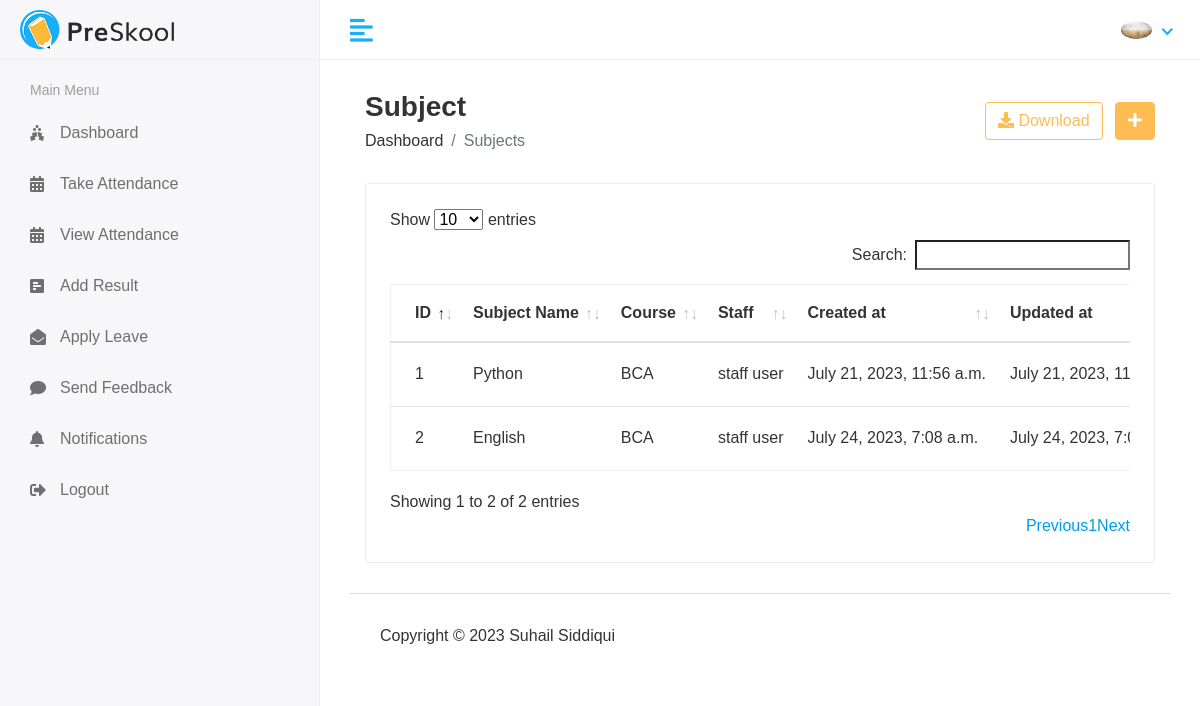
/Hod/subject/view (signed in), run on the app's committed database.
### student_management_app/models.py (models this page shows, shortened)
class CustomUser(AbstractUser):
    HOD = '1'
    STAFF = '2'
    STUDENT = '3'
    EMAIL_TO_USER_TYPE_MAP = {
        'hod': HOD,
        'staff': STAFF,
        'student': STUDENT
    }
    user_type_data = ((1, "HOD"), (2, "Staff"), (3, "Student"))
    user_type = models.CharField(default=1, choices=user_type_data, max_length=10)
    profile_pic = models.ImageField(upload_to='media/profile_pic')

class Subject(models.Model):
    name = models.CharField(max_length=100)
    course = models.ForeignKey(Course, on_delete=models.CASCADE)
    staff = models.ForeignKey(Staff, on_delete=models.CASCADE)
    created_at = models.DateTimeField(auto_now_add=True, null=True , blank=False)
    updated_at = models.DateTimeField(auto_now=True)

class Course(models.Model):
    name = models.CharField(max_length=100)
    created_at = models.DateTimeField(auto_now_add=True)
    updates_at = models.DateTimeField(auto_now=True)
    def __str__(self):
        return self.name

class Staff(models.Model):
    admin = models.OneToOneField(CustomUser,on_delete=models.CASCADE)
    address =models.TextField()
    gender = models.CharField(max_length=100)
    created_at = models.DateTimeField(auto_now_add=True)
    updated_at = models.DateTimeField(auto_now = True)

### student_management_app/Hodviews.py (the view)
# urls.py: path('Hod/subject/view',Hodviews.view_subject, name='view_subject'),
@login_required(login_url='/')
def view_subject(request):
    subject = Subject.objects.all()
    context = {
        'subject': subject,
    }
    return render(request, 'Hod/view_subject.html',context)

### Templates/Hod/view_subject.html (shortened to what this page needs)
{% extends "base_hod.html" %}
{% block content %}
<div class="content container-fluid">
    <div class="page-header">
       <div class="row align-items-center">
          <div class="col">
             <h3 class="page-title">Subject</h3>
             <ul class="breadcrumb">
                <li class="breadcrumb-item"><a href="#">Dashboard</a></li>
                <li class="breadcrumb-item active">Subjects</li>
             </ul>
          </div>
          <div class="col-auto text-right float-right ml-auto">
             <a href="#" class="btn btn-outline-primary mr-2"><i class="fas fa-download"></i> Download</a>
             <a href="{% url 'add_subject'%}" class="btn btn-primary"><i class="fas fa-plus"></i></a>
          </div>
       </div>
    </div>
    <div class="row">
       <div class="col-sm-12">
          <div class="card card-table">
             <div class="card-body">
                <div class="table-responsive">
                   <table id = "table_id" class="table table-hover table-center mb-0">
                      <thead>
                         <tr>
                            <th>ID</th>
                            <th>Subject Name</th>
                            <th>Course</th>
                            <th>Staff</th>
                            <th>Created at</th>
                            <th>Updated at</th>
                         </tr>
                      </thead>
                      <tbody>
                        {% for i in subject %}
                         <tr>
                            <td>{{i.id}}</td>
                            <td>{{i.name}}</td>
                            <td>{{i.course}}</td>
                            <td>{{i.staff.admin.first_name}} {{i.staff.admin.last_name}}</td>
                            <td>{{i.created_at}}</td>
                            <td>{{i.updated_at}}</td>
                         </tr>
                         {% endfor %}
                      </tbody>
                   </table>
                </div>
             </div>
          </div>
       </div>
    </div>
 </div>
{% endblock content %}

### Templates/base_hod.html (shortened to what this page needs)
<!DOCTYPE html>
<html lang="en">
   {% load static %}
   {% load active_link_tags %}
   <head>
      <link rel="stylesheet" href="{% static 'assets/plugins/bootstrap/css/bootstrap.min.css' %}">
      <link rel="stylesheet" href="{% static 'assets/plugins/fontawesome/css/fontawesome.min.css' %}">
      <link rel="stylesheet" href="{% static 'assets/plugins/fontawesome/css/all.min.css' %}">
      <link rel="stylesheet" href="{% static 'assets/css/style.css' %}">
       <link rel="stylesheet" href="{% static 'assets/plugins/datatables/datatables.min.css' %}">
   </head>
   <body>
      <div class="main-wrapper">
         <div class="header">
            <div class="header-left">
               <a href="index.html" class="logo">
               <img src="{% static 'assets/img/logo.png' %}" alt="Logo">
               </a>
            </div>
             <a href="#" id="toggle_btn">
             <i class="fas fa-align-left"></i>
             </a>
             <ul class="nav user-menu">
                <li class="nav-item dropdown has-arrow">
                   <a href="#" class="dropdown-toggle nav-link" data-toggle="dropdown">
                     {% if user.profile_pic == "" %}
                     <span class="user-img"><img class="rounded-circle" src="{% static 'assets/img/login.jpg' %}"  width="31"></span>
                     {% else %}
                   <span class="user-img"><img class="rounded-circle" src="/{{user.profile_pic}}"  width="31"></span>
                     {% endif %}
                   </a>
                </li>
             </ul>
         </div>
         <div class="sidebar" id="sidebar">
            <div class="sidebar-inner slimscroll">
               <div id="sidebar-menu" class="sidebar-menu">
                  {% if user.user_type == '1' %}
                  <ul>
                     <li class="menu-title">
                        <span>Main Menu</span>
                     </li>
                     <li class="{% active_link 'hod_home' 'active' %}">
                       <a href="{% url 'hod_home' %}"><i class="fas fa-user-graduate"></i> <span>Dashboard</span></a>
                     </li>
                     <li class="submenu {% active_link 'view_student' 'active' %} {% active_link 'add_student' 'active' %}">
                        <a href="#"><i class="fas fa-user-graduate"></i> <span>Students</span> <span class="menu-arrow"></span></a>
                        <ul>
                           <li><a href="{% url 'view_student' %}">View Student</a></li>
                           <li><a href="{% url 'add_student'%}">Add Student</a></li>
                        </ul>
                     </li>
                     <li class="submenu {% active_link 'view_staff' 'active' %} {% active_link 'add_staff' 'active' %}">
                        <a href="#"><i class="fas fa-chalkboard-teacher"></i> <span> Staff</span> <span class="menu-arrow"></span></a>
                        <ul>
                           <li><a href="{% url 'view_staff' %}">View Staff</a></li>
                           <li><a href="{% url 'add_staff' %}">Add Staff </a></li>
                        </ul>
                     </li>
                     <li class="submenu {% active_link 'view_course' 'active' %} {% active_link 'add_course' 'active' %}">
                        <a href="#"><i class="fa fa-graduation-cap"></i> <span> Courses</span> <span class="menu-arrow"></span></a>
                        <ul>
                           <li><a href="{% url 'view_course' %}">Course List</a></li>
                           <li><a href="{% url 'add_course' %}">Add Course </a></li>
                        </ul>
                     </li>
                     <li class="submenu {% active_link 'view_subject' 'active' %} {% active_link 'add_subject' 'active' %}">
                        <a href="#"><i class="fas fa-book-reader"></i> <span> Subjects</span> <span class="menu-arrow"></span></a>
                        <ul>
                           <li><a href="{% url 'view_subject' %}">Subject List</a></li>
                           <li><a href="{% url 'add_subject' %}">Add Subject </a></li>
                        </ul>
                     </li>
                     <li class="submenu {% active_link 'view_session' 'active' %} {% active_link 'add_session' 'active' %}">
                        <a href="#"><i class="fa fa-clock"></i> <span> Sessions</span> <span class="menu-arrow"></span></a>
                        <ul>
                           <li><a href="{% url 'view_session' %}">Session List</a></li>
                           <li><a href="{% url 'add_session' %}">Add Session </a></li>
                        </ul>
                     </li>
                     <li  class="{% active_link 'staff_send_notification' 'active' %}">
                       <a href="{% url 'staff_send_notification' %}"><i class="fa fa-bell"></i> <span> Send Staff Notification</span></a>
                     </li>
                     <li  class="{% active_link 'student_send_notification' 'active' %}">
                       <a href="{% url 'student_send_notification' %}"><i class="fa fa-bell"></i> <span> Send Student Notification</span></a>
                     </li>
                     <li  class="{% active_link 'view_attendance' 'active' %}">
                       <a href="{% url 'view_attendance' %}"><i class="fa fa-calendar-alt"></i> <span> View Attendance</span></a>
                     </li>
                     <li class="{% active_link 'staff_feedback_reply' 'active' %}">
                       <a href="{% url 'staff_feedback_reply' %}"><i class="fas fa-comments"></i> <span> Staff Feedback</span></a>
                     </li>
                     <li class="{% active_link 'student_feedback_reply' 'active' %}">
                       <a href="{% url 'student_feedback_reply' %}"><i class="fas fa-comments"></i> <span> Student Feedback</span></a>
                     </li>
                     <li class="{% active_link 'staff_leave_view' 'active' %}">
                       <a href="{% url 'staff_leave_view' %}"><i class="fas fa-envelope"></i> <span> Staff Leave</span></a>
                     </li>
                     <li class="{% active_link 'student_leave_view' 'active' %}">
                       <a href="{% url 'student_leave_view' %}"><i class="fas fa-envelope"></i> <span> Student Leave</span></a>
                     </li>
                     <li class="{% active_link '#' 'active' %}">
                       <a href="{% url 'dologout' %}"><i class="fa fa-sign-out-alt"></i> <span> Logout</span></a>
                     </li>
                  </ul>
                  {% elif user.user_type == '2' %}
                  <ul>
                     <li class="menu-title">
                        <span>Main Menu</span>
                     </li>
                     <li class="{% active_link 'staff_home' 'active' %}">
                       <a href="{% url 'staff_home' %}"><i class="fas fa-holly-berry"></i> <span>Dashboard</span></a>
                     </li>
                     <li class="{% active_link 'staff_take_attendance' 'active' %}">
                       <a href="{% url 'staff_take_attendance' %}"><i class="fa fa-calendar-alt"></i> <span>Take Attendance</span></a>
                     </li>
                     <li class="{% active_link 'staff_view_attendance' 'active' %}">
                       <a href="{% url 'staff_view_attendance' %}"><i class="fa fa-calendar-alt"></i> <span>View Attendance</span></a>
                     </li>
                     <li class="{% active_link 'staff_add_result' 'active' %}">
                       <a href="{% url 'staff_add_result' %}"><i class="fas fa-poll-h"></i> <span>Add Result</span></a>
                     </li>
                     <li class="{% active_link 'staff_apply_leave' 'active' %}">
                       <a href="{% url 'staff_apply_leave' %}"><i class="fas fa-envelope-open"></i> <span>Apply Leave</span></a>
                     </li>
                     <li class="{% active_link 'staff_send_feedback' 'active' %}">
                       <a href="{% url 'staff_send_feedback' %}"><i class="fas fa-comment"></i> <span>Send Feedback</span></a>
                     </li>
                     <li class="{% active_link 'notifications' 'active' %}">
                       <a href="{% url 'notifications' %}"><i class="fas fa-bell"></i> <span>Notifications</span></a>
                     </li>
                     <li class="{% active_link '#' 'active' %}">
                        <a href="{% url 'dologout' %}"><i class="fa fa-sign-out-alt"></i> <span> Logout</span></a>
                      </li>
                  </ul>
                  {% endif %}
               </div>
            </div>
        </div>
         <div class="page-wrapper">
            <div class="content container-fluid">
               {% block content %}
               {% endblock content %}
               <footer>
                  <p>Copyright © 2023 Suhail Siddiqui</p>
              </footer>
            </div>
         </div>
      </div>
 </body>
</html>

### data on the page
CustomUser: profile_pic (picture)
Subject: id "1", name "Python", course "BCA", staff.admin.first_name "staff", staff.admin.last_name "user", created_at "July 21, 2023, 11:56 a.m.", updated_at "July 21, 2023,…"
Subject: id "2", name "English", course "BCA", staff.admin.first_name "staff", staff.admin.last_name "user", created_at "July 24, 2023, 7:08 a.m.", updated_at "July 24, 2023,…"
